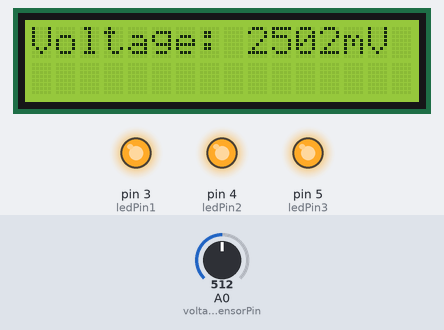
Recording of a sketch running on a simulated Arduino Uno, built with avr-gcc and run on an emulated ATmega328P. On the bench: 16×2 character LCD, output pins drawn as LEDs (lit = HIGH). The inputs (shaded band) are chosen by the test bench; at power-on: A0 (voltageSensorPin) = 512. What the sketch prints to the serial monitor is not drawn.

Above: at 3.2 s.
3.3 s: A0 (voltageSensorPin) set to 12
At 4.8 s:
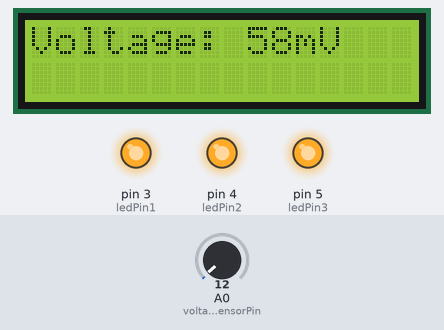
5.1 s: A0 (voltageSensorPin) set to 9
At 6.0 s:
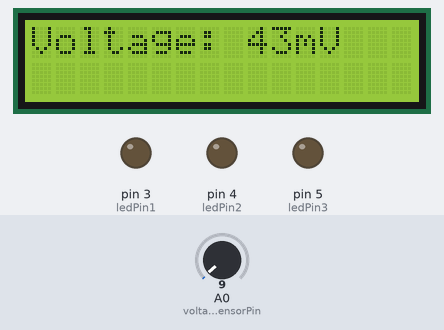
6.6 s: A0 (voltageSensorPin) set to 0
At 7.2 s:
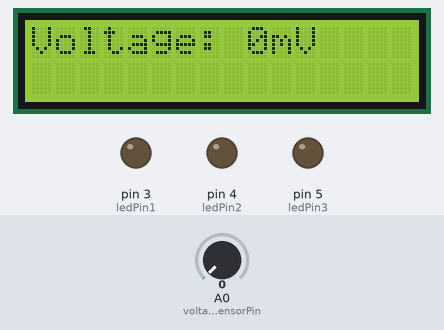
Timing chart, 0 to 9.6 s (numbered marks = the images above; inputs shaded):
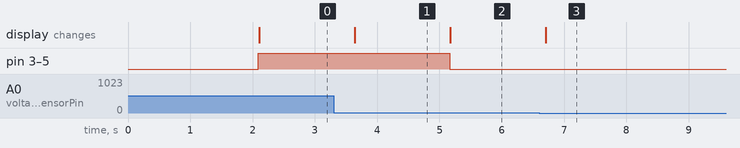

Measured:
- the behaviour switches between 11 and 10 on A0 (voltageSensorPin) (found by bisection; images 1 and 2)
- after the input at 3.3 s, the display: changes after 0.34 s (image 1)
- after the input at 5.1 s, pin 3 (ledPin1), pin 4 (ledPin2), pin 5 (ledPin3): HIGH → LOW after 0.06 s; the display: changes after 0.08 s (image 2)
- after the input at 6.6 s, the display: changes after 0.11 s (image 3)

The sketch:

BlinkWithoutDelay_22janlatest.ino
```cpp
#include <Wire.h>
#include <LiquidCrystal_I2C.h>
LiquidCrystal_I2C lcd(0x27, 16, 2);

const int voltageSensorPin = A0;
const int ledPin1 = 3;
const int ledPin2 = 4;
const int ledPin3 = 5;

float voltage = 0.0;
int milliVoltage = 0;

// Threshold voltage to detect footstep
const int threshold = 50;  // mV

void setup() {

  lcd.init();
  lcd.backlight();

  pinMode(ledPin1, OUTPUT);
  pinMode(ledPin2, OUTPUT);
  pinMode(ledPin3, OUTPUT);

  Serial.begin(9600);

  lcd.setCursor(0, 0);
  lcd.print("Footstep Power");
  delay(2000);

  lcd.clear();
  lcd.setCursor(0, 0);
  lcd.print("Voltage: ");
}

void loop() {

  int sensorValue = analogRead(voltageSensorPin);
  voltage = (sensorValue * 5000.0) / 1023.0;
  milliVoltage = (int) voltage;
  if (milliVoltage > threshold) {
    digitalWrite(ledPin1, HIGH);
    digitalWrite(ledPin2, HIGH);
    digitalWrite(ledPin3, HIGH);
  } else {
    digitalWrite(ledPin1, LOW);
    digitalWrite(ledPin2, LOW);
    digitalWrite(ledPin3, LOW);
  }

  Serial.print("Voltage: ");
  Serial.print(milliVoltage);
  Serial.println(" mV");

  // LCD display
  lcd.setCursor(9, 0);
  lcd.print("      ");
  lcd.setCursor(9, 0);
  lcd.print(milliVoltage);
  lcd.print("mV");

  delay(500);
}
```
